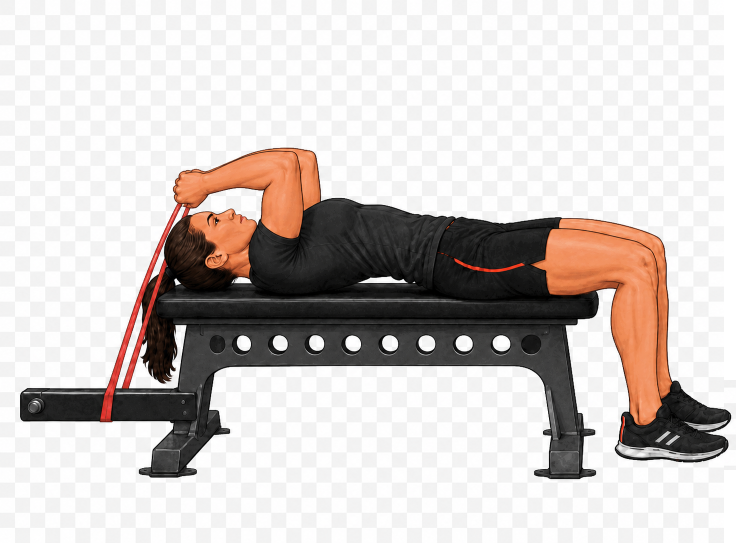
#> input picture artifacts/workout-visual-qa/recovery-rollout/Band_Skull_Crusher_female_v2_3-toe-extension-candidate.png, 1472 x 1086 px, given as the content of the folder .codex/generated_images/01a05d35-f69e-7912-bd85-0163e1e7586d, which was not available (shown at 1/2 size)
$ python inspect_skull_crusher_sources.py
#> lines starting #> are read from the running program, lines starting #| are printed output that depends on the picture; pictures that were not available may be replaced by others from this repository, and a replacement may not be noted
#!/usr/bin/env python3
"""Read original task images and write only an inspection contact sheet."""
from pathlib import Path
from PIL import Image, ImageDraw, ImageOps

root = Path(__file__).resolve().parent
source = Path('/Users/apoorvdarshan/.codex/generated_images/01a05d35-f69e-7912-bd85-0163e1e7586d')
paths = sorted(source.glob('*.png'))
sheet = Image.new('RGB', (1500, ((len(paths) + 2) // 3) * 430), '#eeeeee')
#> sheet: PIL image 1500x430 RGB; every value is 238
draw = ImageDraw.Draw(sheet)
for index, path in enumerate(paths):
    image = Image.open(path).convert('RGBA')
#> image is the input picture: PIL image 1472x1086 RGBA; mean R, G, B, A 203.7, 197, 194.1, 251.5
    preview = ImageOps.contain(image, (490, 375))
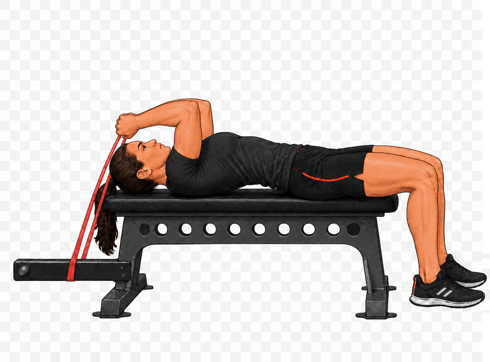
#> preview: PIL image 490x362 RGBA; mean R, G, B, A 204.2, 197.4, 194.5, 251.5; transparent parts drawn white
    x, y = (index % 3) * 500, (index // 3) * 430
    sheet.paste(preview, (x, y + 35), preview)
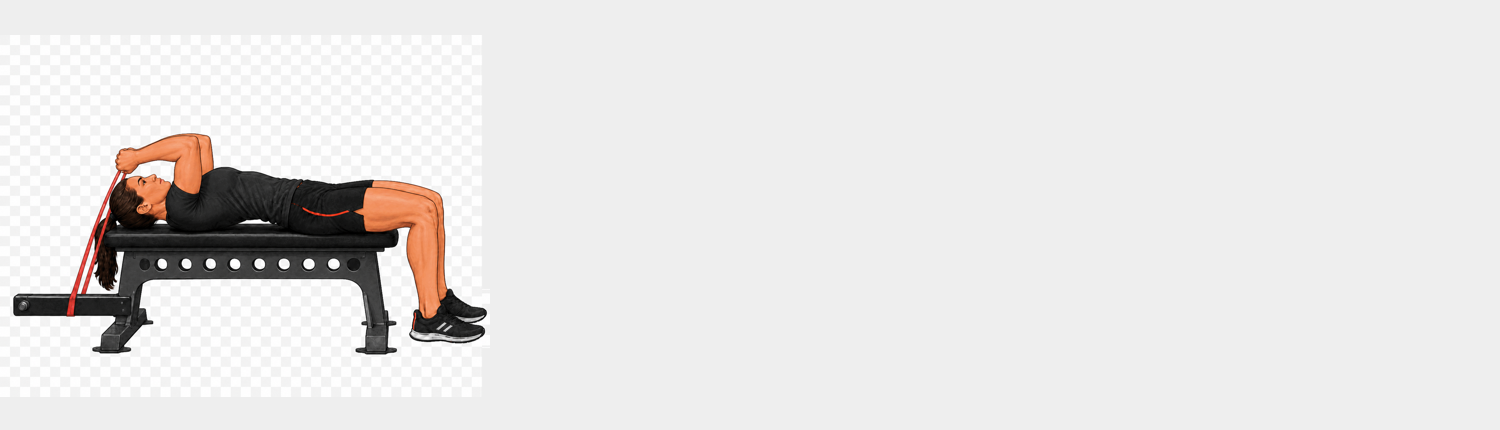
#> sheet: PIL image 1500x430 RGB; mean R, G, B 229.5, 227.6, 226.8
    draw.text((x + 4, y + 4), f'{index}: {path.name[:18]} {image.size}', fill='black')
sheet.save(root / 'skull-crusher-originals-contact.png')
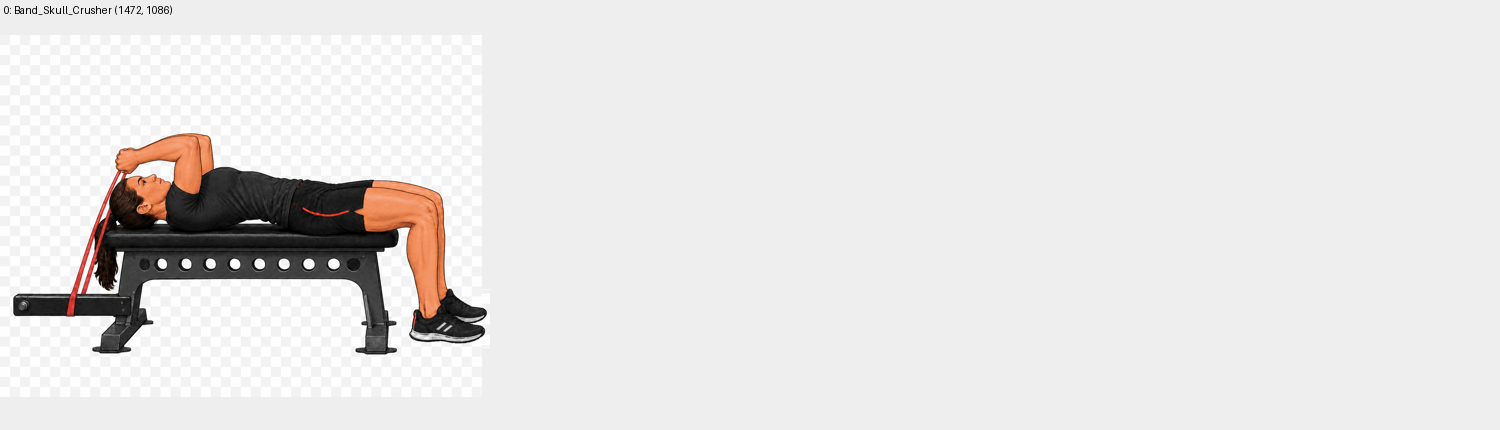
#> saved as skull-crusher-originals-contact.png: PIL image 1500x430 RGB; mean R, G, B 229.3, 227.5, 226.7
print('\n'.join(f'{index}: {path}' for index, path in enumerate(paths)))
